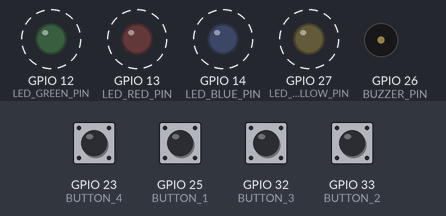
Bench run of a program on a simulated ESP32. Parts: output pins drawn as LEDs (lit = HIGH), buzzer (waves = sounding). Dashed ring = blinking. Inputs (shaded band) come from the test bench; at power-on: GPIO 23 (BUTTON_4), GPIO 25 (BUTTON_1), GPIO 32 (BUTTON_3), GPIO 33 (BUTTON_2) HIGH. Random numbers use the default seed unless the program sets one.

Above: at 2.8 s.
2.9 s: GPIO 23 (BUTTON_4) pulled LOW for 1.2 s
At 4.4 s:
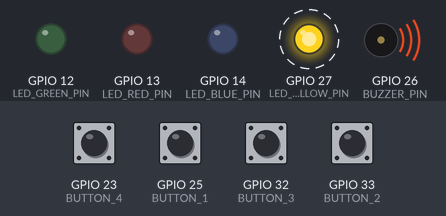
6.0 s: GPIO 25 (BUTTON_1) pulled LOW for 1.2 s
At 8.4 s:
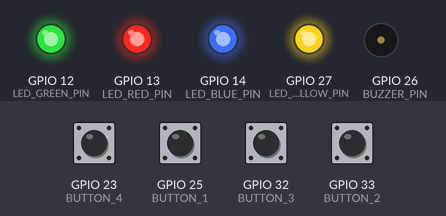
9.5 s: GPIO 32 (BUTTON_3) pulled LOW for 1.2 s
At 10.9 s:
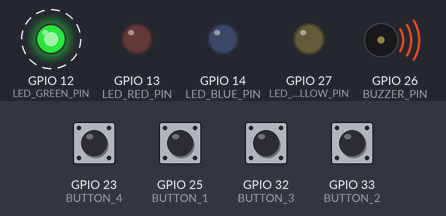
12.5 s: GPIO 33 (BUTTON_2) pulled LOW for 1.2 s
At 15.4 s:
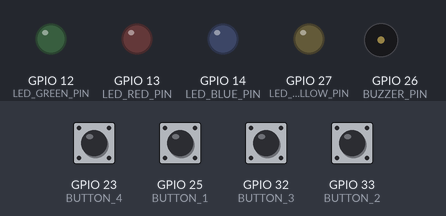
16.3 s: GPIO 23 (BUTTON_4) driven LOW and GPIO 25 (BUTTON_1) driven LOW and GPIO 32 (BUTTON_3) driven LOW and GPIO 33 (BUTTON_2) driven LOW
At 20.2 s:
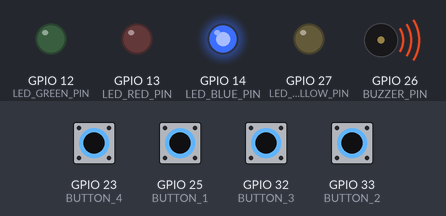
Timing chart, 0 to 21.4 s (numbered marks = the images above; inputs shaded):
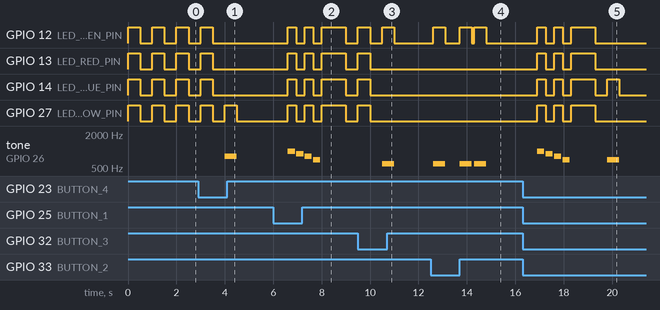

Measured:
- after the input at 2.9 s, tone on GPIO 26 (BUZZER_PIN): silent → 800 Hz after 1.1 s, → silent 0.50 s later
- after the input at 6.0 s, GPIO 12 (LED_GREEN_PIN), GPIO 13 (LED_RED_PIN): goes HIGH 0.35 s, LOW 0.35 s, HIGH 0.35 s, LOW 0.35 s, HIGH 1.0 s, then LOW, starting after 0.60 s
- after the input at 9.5 s, tone on GPIO 26 (BUZZER_PIN): silent → 600 Hz after 1.0 s, → silent 0.50 s later
- after the input at 12.5 s, GPIO 12 (LED_GREEN_PIN): goes HIGH 0.50 s, LOW 0.60 s, HIGH 0.50 s, LOW 0.10 s, HIGH 0.50 s, then LOW, starting after 0.10 s; tone on GPIO 26 (BUZZER_PIN): goes 600 Hz 0.50 s, silent 0.60 s, 600 Hz 0.50 s, silent 0.10 s, 600 Hz 0.50 s, then silent, starting after 0.10 s
- after the input at 16.3 s, GPIO 12 (LED_GREEN_PIN), GPIO 13 (LED_RED_PIN): goes HIGH 0.35 s, LOW 0.35 s, HIGH 0.35 s, LOW 0.35 s, HIGH 1.0 s, then LOW, starting after 0.60 s
- by itself, GPIO 27 (LED_YELLOW_PIN): alternates HIGH for 0.50 s and LOW for 0.50 s, 4 changes in all, then stays LOW

The program:

main.cpp
```cpp
#include <Arduino.h>
#include <hardware/leds.h>
#include <hardware/buzzer.h>
#include <hardware/buttons.h>
#include <game/game.h>

void setup()
{
  Serial.begin(921600);

  initLeds();
  initBuzzer();
  initButtons();
  startGame();
}

void loop()
{
  int buttonIndex = readButton();
  if (gameState == GAME_NOT_STARTED)
  {
    if (buttonIndex != -1)
    {
      startGame();
      gameState = GAME_IN_PROGRESS;
      playingState = PLAYING;
    }
    toggleLeds();
    delay(500);
    toggleLeds();
    delay(500);
  }
  else if (gameState == GAME_IN_PROGRESS)
  {
    if (playingState == PLAYING)
    {
      generateSequence();
      playSequence();
      playingState = WAITING_FOR_PLAYER_GUESS;
    }
    else if (playingState == WAITING_FOR_PLAYER_GUESS)
    {
      if (buttonIndex != -1)
      {
        if (!checkGuess(buttonIndex))
        {
          gameState = GAME_OVER;
          playingState = PLAYING;
        }
      }
    }
    delay(500);
  }
  else if (gameState == GAME_OVER)
  {
    const int LOSING_TONE_BASE = 1000;
    const int TONE_DROP = 100;
    const int TONE_DURATION = 300;
    const int PAUSE_DURATION = 50;

    toggleLeds();
    playTone(LOSING_TONE_BASE, TONE_DURATION);
    delay(PAUSE_DURATION);

    toggleLeds();
    playTone(LOSING_TONE_BASE - TONE_DROP, TONE_DURATION);
    delay(PAUSE_DURATION);

    toggleLeds();
    playTone(LOSING_TONE_BASE - (TONE_DROP * 2), TONE_DURATION);
    delay(PAUSE_DURATION);

    toggleLeds();
    playTone(LOSING_TONE_BASE - (TONE_DROP * 3), TONE_DURATION);
    delay(PAUSE_DURATION);

    toggleLeds();
    delay(500);

    endGame();
    gameState = GAME_NOT_STARTED;
  }
}
```

game.cpp
```cpp
#include <Arduino.h>
#include "game.h"
#include <hardware/leds.h>
#include <hardware/buzzer.h>
#include <hardware/buttons.h>

// Sequence management constants
const int INITIAL_CAPACITY = 10;
const int CAPACITY_MULTIPLIER = 2;

// Game constants
const int MIN_RANDOM_VALUE = 0;
const int MAX_RANDOM_VALUE = 4;
const int NUM_BUTTONS = 4;

// Sound constants
const int BASE_TONE_FREQUENCY = 500;
const int TONE_FREQUENCY_INCREMENT = 100;
const int TONE_DURATION_MS = 500;

// Timing constants
const int SEQUENCE_ELEMENT_PAUSE_MS = 100;

int *sequence = nullptr;
int sequenceLength = 0;
int sequenceCapacity = 0;
int currentGuessIndex = 0;
GameState gameState = GAME_NOT_STARTED;
PlayingState playingState = PLAYING;

bool buzzersEnabled = true;
bool isPlayerGuessing = false;

void expandSequence()
{
    int newCapacity = sequenceCapacity == 0 ? INITIAL_CAPACITY : sequenceCapacity * CAPACITY_MULTIPLIER;

    int *newSequence = new int[newCapacity];

    for (int i = 0; i < sequenceLength; i++)
    {
        newSequence[i] = sequence[i];
    }

    if (sequence != nullptr)
    {
        delete[] sequence;
    }

    sequence = newSequence;
    sequenceCapacity = newCapacity;
}

void startGame()
{
    if (sequence != nullptr)
    {
        delete[] sequence;
        sequence = nullptr;
    }
    resetGame();
}

void endGame()
{
    if (sequence != nullptr)
    {
        delete[] sequence;
        sequence = nullptr;
    }
    for (int i = 0; i < NUM_BUTTONS; i++)
    {
        turnLedOff(i);
    }
    resetGame();
}

void resetGame()
{
    sequenceLength = 0;
    sequenceCapacity = 0;
    currentGuessIndex = 0;
}

int *generateSequence()
{
    if (sequenceLength >= sequenceCapacity)
    {
        expandSequence();
    }

    int randomNumber = random(MIN_RANDOM_VALUE, MAX_RANDOM_VALUE);
    sequence[sequenceLength] = randomNumber;
    sequenceLength++;

    return sequence;
}

void playSequence()
{
    for (int i = 0; i < sequenceLength; i++)
    {
        int ledIndex = sequence[i];
        turnLedOn(ledIndex);
        if (buzzersEnabled)
            playTone(BASE_TONE_FREQUENCY + ledIndex * TONE_FREQUENCY_INCREMENT, TONE_DURATION_MS);
        else
            delay(TONE_DURATION_MS);
        turnLedOff(ledIndex);
        delay(SEQUENCE_ELEMENT_PAUSE_MS);
    }
}

void playFromSequence(int index)
{
    if (index < sequenceLength)
    {
        int ledIndex = sequence[index];
        turnLedOn(ledIndex);
        if (buzzersEnabled)
            playTone(BASE_TONE_FREQUENCY + ledIndex * TONE_FREQUENCY_INCREMENT, TONE_DURATION_MS);
        else
            delay(TONE_DURATION_MS);
        turnLedOff(ledIndex);
        delay(SEQUENCE_ELEMENT_PAUSE_MS);
    }
}

bool checkGuess(int guess)
{
    if (guess == sequence[currentGuessIndex])
    {
        playFromSequence(currentGuessIndex);
        currentGuessIndex++;
        if (currentGuessIndex == sequenceLength)
        {
            currentGuessIndex = 0;
            playingState = PLAYING;
            return true;
        }
    }
    else
    {
        endGame();
        return false;
    }
    return true;
}
```

game.h
```cpp
#ifndef GAME_H
#define GAME_H

#include <Arduino.h>

enum GameState
{
    GAME_NOT_STARTED,
    GAME_IN_PROGRESS,
    GAME_OVER
};

enum PlayingState
{
    PLAYING,
    WAITING_FOR_PLAYER_GUESS
};

extern int *sequence;
extern int sequenceLength;
extern int currentGuessIndex;
extern GameState gameState;
extern PlayingState playingState;

void startGame();
void endGame();
void resetGame();
void printSequence();
void playSequence();
void playFromSequence(int index);
int *generateSequence();
void expandSequence();
bool checkGuess(int guess);

#endif
```

buttons.cpp
```cpp
#include "buttons.h"

bool buttonPreviousState[4] = {false, false, false, false};
unsigned long buttonLastPressTime[4] = {0, 0, 0, 0};
const unsigned long DEBOUNCE_TIME = 50;

void initButtons()
{
    pinMode(BUTTON_1, INPUT_PULLUP);
    pinMode(BUTTON_2, INPUT_PULLUP);
    pinMode(BUTTON_3, INPUT_PULLUP);
    pinMode(BUTTON_4, INPUT_PULLUP);
}

bool readButtonState(int button)
{
    bool currentState = false;

    switch (button)
    {
    case 0:
        currentState = digitalRead(BUTTON_1) == LOW;
        break;
    case 1:
        currentState = digitalRead(BUTTON_2) == LOW;
        break;
    case 2:
        currentState = digitalRead(BUTTON_3) == LOW;
        break;
    case 3:
        currentState = digitalRead(BUTTON_4) == LOW;
        break;
    default:
        return false;
    }

    if (currentState && !buttonPreviousState[button])
    {
        unsigned long currentTime = millis();
        if (currentTime - buttonLastPressTime[button] > DEBOUNCE_TIME)
        {
            buttonLastPressTime[button] = currentTime;
            buttonPreviousState[button] = true;
            return true;
        }
    }
    else if (!currentState && buttonPreviousState[button])
    {
        buttonPreviousState[button] = false;
    }

    return false;
}

int readButton()
{
    for (int i = 0; i < 4; i++)
    {
        if (readButtonState(i))
        {
            return i;
        }
    }
    return -1;
}
```

buttons.h
```cpp
#ifndef BUTTONS_H
#define BUTTONS_H

#include <Arduino.h>

#define BUTTON_1 25
#define BUTTON_2 33
#define BUTTON_3 32
#define BUTTON_4 23

void initButtons();
bool readButtonState(int buttonPin);
int readButton();

#endif
```

buzzer.cpp
```cpp
#include "buzzer.h"

void initBuzzer()
{
    pinMode(BUZZER_PIN, OUTPUT);
}

void playTone(int frequency, int duration)
{
    tone(BUZZER_PIN, frequency, duration);
    delay(duration);
    noTone(BUZZER_PIN);
}

void playTone(int frequency)
{
    tone(BUZZER_PIN, frequency);
}

void stopTone()
{
    noTone(BUZZER_PIN);
}
```

buzzer.h
```cpp
#ifndef BUZZER_H
#define BUZZER_H

#include <Arduino.h>

#define BUZZER_PIN 26

void initBuzzer();
void playTone(int frequency, int duration);
void playTone(int frequency);
void stopTone();

#endif
```

leds.cpp
```cpp
#include "leds.h"

void initLeds()
{
    pinMode(LED_RED_PIN, OUTPUT);
    pinMode(LED_GREEN_PIN, OUTPUT);
    pinMode(LED_BLUE_PIN, OUTPUT);
    pinMode(LED_YELLOW_PIN, OUTPUT);
}

void turnLedOn(int ledIndex)
{
    switch (ledIndex)
    {
    case 0:
        digitalWrite(LED_RED_PIN, HIGH);
        break;
    case 1:
        digitalWrite(LED_GREEN_PIN, HIGH);
        break;
    case 2:
        digitalWrite(LED_BLUE_PIN, HIGH);
        break;
    case 3:
        digitalWrite(LED_YELLOW_PIN, HIGH);
        break;
    default:
        break;
    }
}

void turnLedOff(int ledIndex)
{
    switch (ledIndex)
    {
    case 0:
        digitalWrite(LED_RED_PIN, LOW);
        break;
    case 1:
        digitalWrite(LED_GREEN_PIN, LOW);
        break;
    case 2:
        digitalWrite(LED_BLUE_PIN, LOW);
        break;
    case 3:
        digitalWrite(LED_YELLOW_PIN, LOW);
        break;
    default:
        break;
    }
}

void toggleLeds()
{
    digitalWrite(LED_RED_PIN, !digitalRead(LED_RED_PIN));
    digitalWrite(LED_GREEN_PIN, !digitalRead(LED_GREEN_PIN));
    digitalWrite(LED_BLUE_PIN, !digitalRead(LED_BLUE_PIN));
    digitalWrite(LED_YELLOW_PIN, !digitalRead(LED_YELLOW_PIN));
}
```

leds.h
```cpp
#ifndef LEDS_H
#define LEDS_H

#include <Arduino.h>

#define LED_RED_PIN 13
#define LED_GREEN_PIN 12
#define LED_BLUE_PIN 14
#define LED_YELLOW_PIN 27

void initLeds();
void turnLedOn(int ledIndex);
void turnLedOff(int ledIndex);
void toggleLeds();

#endif
```
